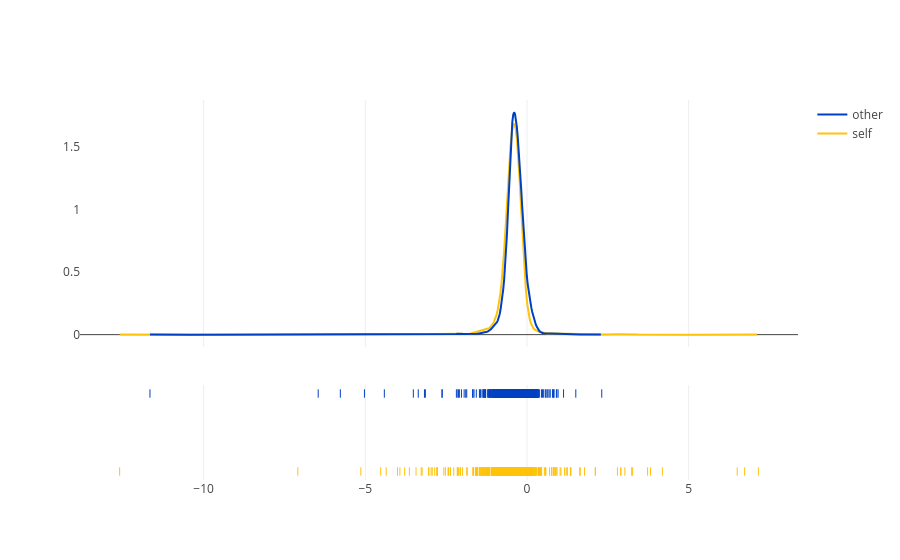

Notebook source saved alongside this figure:
### Code cell
fig1 = ff.create_distplot(
    hist_data=hist_data,
    group_labels=groups,
    colors=colors,
    show_hist=False
)

fig1.update_layout(template='ygridoff')

### Figure 1 — Plotly figure (JSON) as saved in the notebook; plotly's stock layout.template omitted (floating-point values rounded to 4 significant figures; data arrays with more than 128 entries replaced by an {"elided": "..."} marker saying what was removed)
{"data": [{"legendgroup": "self", "marker": {"color": "#FFC30B"}, "mode": "lines", "name": "self", "showlegend": true, "x": {"elided": "500 float values"}, "xaxis": "x", "y": {"elided": "500 float values"}, "yaxis": "y", "type": "scatter"}, {"legendgroup": "other", "marker": {"color": "#0041C2"}, "mode": "lines", "name": "other", "showlegend": true, "x": {"elided": "500 float values"}, "xaxis": "x", "y": {"elided": "500 float values"}, "yaxis": "y", "type": "scatter"}, {"legendgroup": "self", "marker": {"color": "#FFC30B", "symbol": "line-ns-open"}, "mode": "markers", "name": "self", "showlegend": false, "x": {"elided": "2948 float values"}, "xaxis": "x", "y": {"elided": "2948 str values"}, "yaxis": "y2", "type": "scatter"}, {"legendgroup": "other", "marker": {"color": "#0041C2", "symbol": "line-ns-open"}, "mode": "markers", "name": "other", "showlegend": false, "x": {"elided": "2861 float values"}, "xaxis": "x", "y": {"elided": "2861 str values"}, "yaxis": "y2", "type": "scatter"}], "layout": {"barmode": "overlay", "hovermode": "closest", "legend": {"traceorder": "reversed"}, "xaxis": {"anchor": "y2", "domain": [0.0, 1.0], "zeroline": false}, "yaxis": {"anchor": "free", "domain": [0.35, 1], "position": 0.0}, "yaxis2": {"anchor": "x", "domain": [0, 0.25], "dtick": 1, "showticklabels": false}}}
